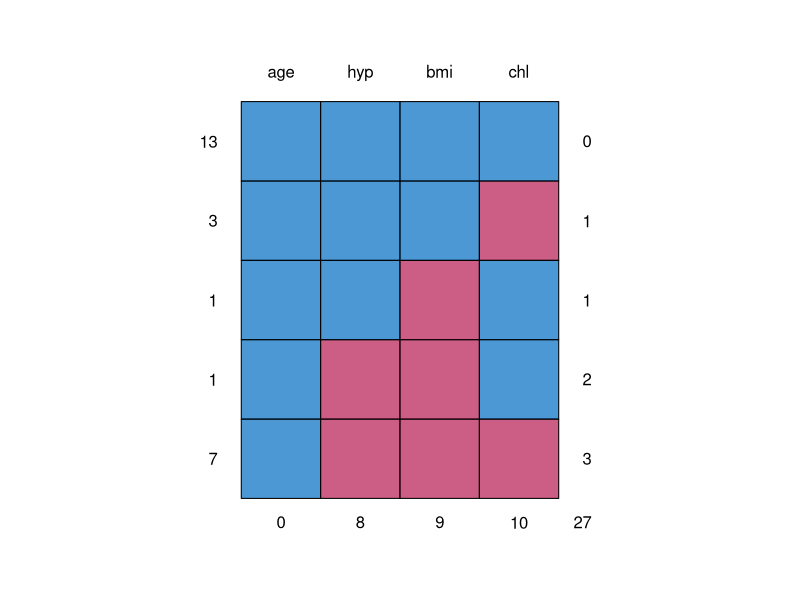
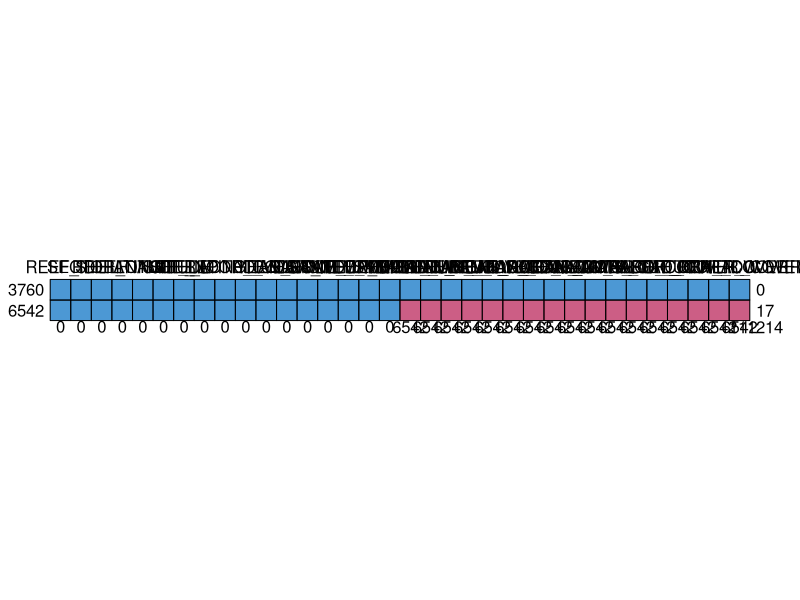
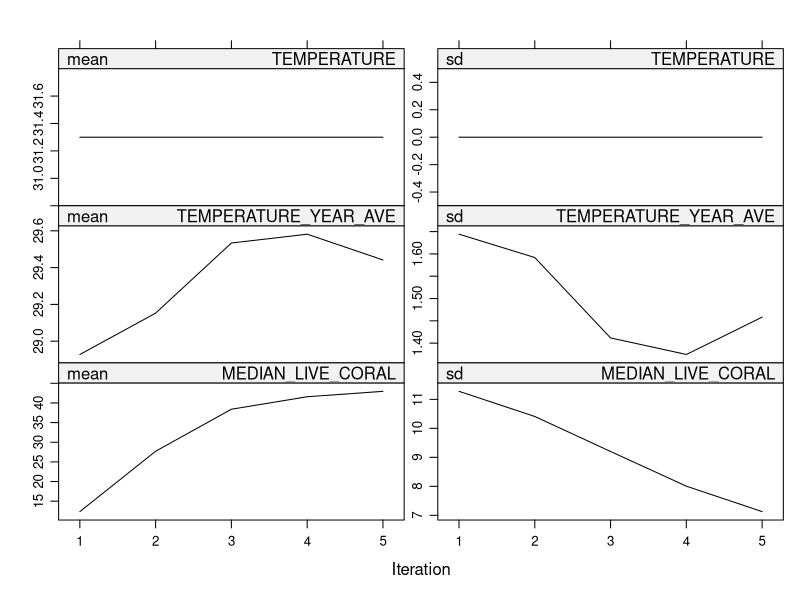
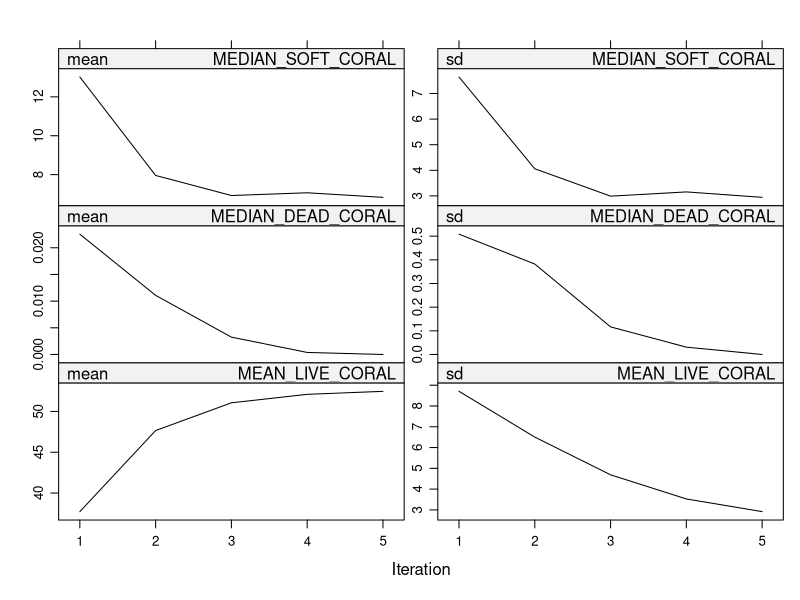
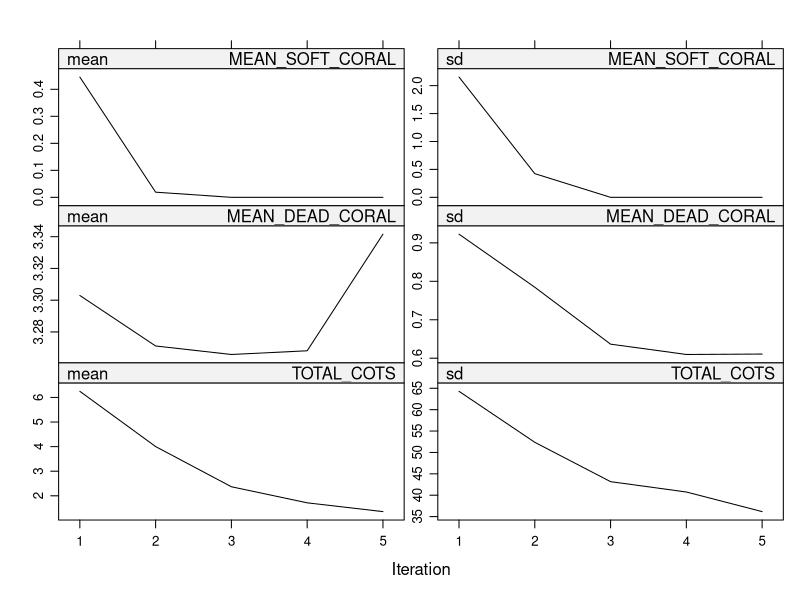
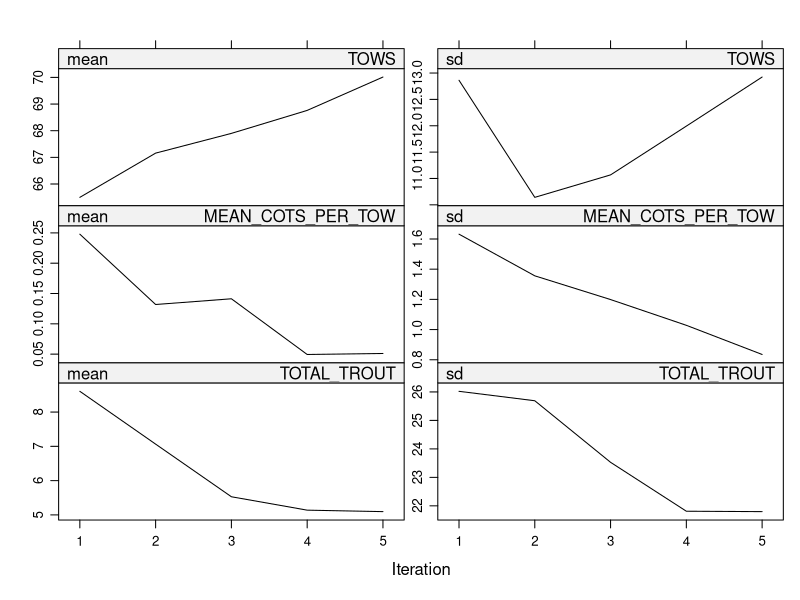
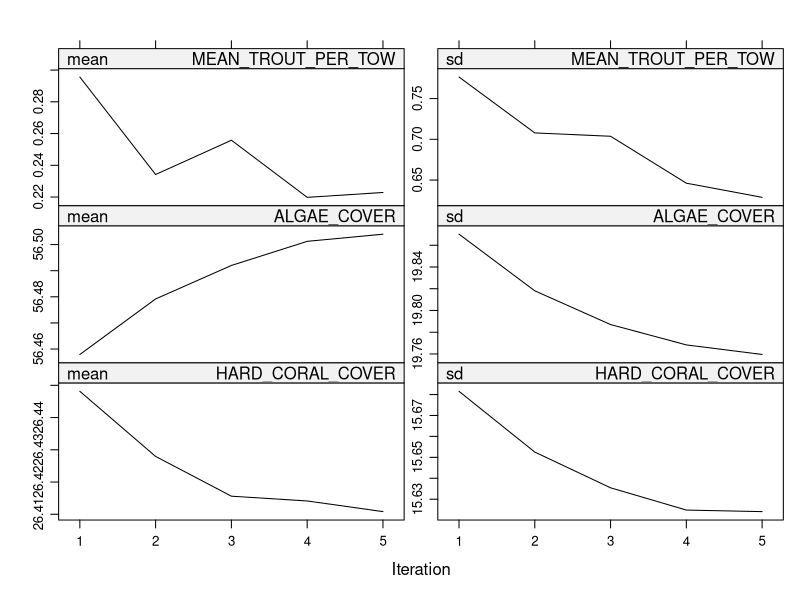
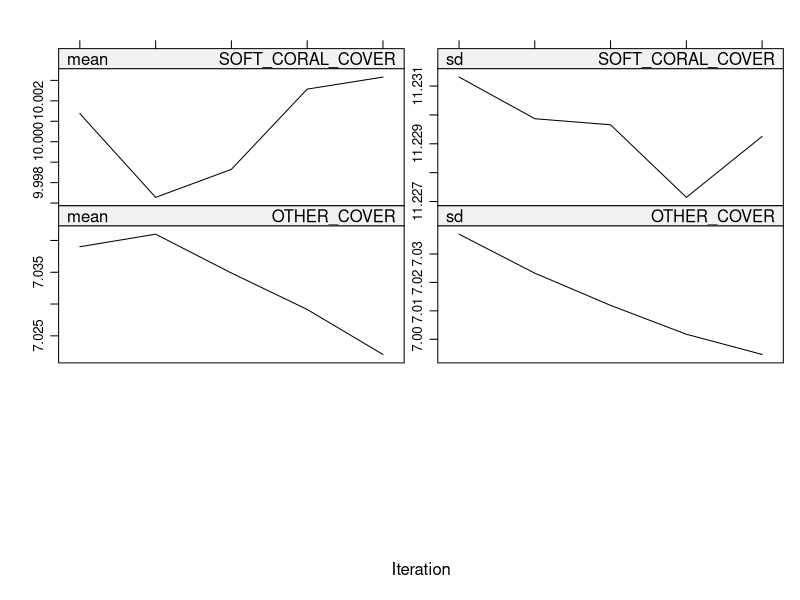

Recreate these plots in R, in order. (Note: this script raises an error after producing the figures.)
## ---- chunk 1
install.packages("mice")
library(mice, warn.conflicts = FALSE)
## ---- chunk 2
df = read.csv("ExtendedData.csv")
# show the missing data pattern
md.pattern(nhanes)
md.pattern(df)
## ---- chunk 3
summ.df = summary(df[,17:34])
## ---- chunk 4
# multiple impute the missing values
imp <- mice(df, m = 1, maxit = 5, seed = 1)
# imp$imp$TEMPERATURE
plot(imp)
## ---- chunk 5
summary(df[,17:34])
imp.df = complete(imp, action="long")
summ.imp = summary(imp.df[,17:34])
summary(imp.df[,19:36])
## ---- chunk 6
# list of variables
vars <- colnames(df[,c(17:29,31:34)])

percs = c()

# loop over variables to compare mean and median
for (var in vars) {
  mean_orig <- mean(df[[var]], na.rm = TRUE)
  median_orig <- median(df[[var]], na.rm = TRUE)
  
  mean_imp <- mean(imp.df[[var]], na.rm = TRUE)
  median_imp <- median(imp.df[[var]], na.rm = TRUE)
  
  mean_diff = mean_orig - mean_imp
  median_diff = median_orig - median_imp
  
  mean_perc = 100*(mean_orig - mean_imp) / mean_orig
  median_perc = 100*(median_orig - median_imp) / median_orig
  
  percs = append(percs, abs(mean_perc))
  percs = append(percs, abs(median_perc))
  
  cat(paste("\nVariable: ", var,
            "\nOriginal Mean: ", mean_orig, ", Imputed Mean: ", mean_imp, ", Mean Delta: ", mean_diff, ", Mean % Diff: ", mean_perc,
            "\nOriginal Median: ", median_orig, ", Imputed Median: ", median_imp, ", Median Delta %: ", median_diff, ", Median % Diff:", median_perc, "\n"))
}

percs = na.omit(percs)
# cat("\n", percs)
percs.ave = sum(percs) / length(percs)
cat("\nOVERALL AVERAGE PERCENTAGE DIFFERENCE: ", percs.ave)

## ---- chunk 7
meth = imp$method
meth["TEMPERATURE"] = "midastouch"
imp2 <- mice(df, method = meth, m = 1, maxit = 5, seed = 1)
plot(imp2)
## ---- chunk 8
summary(df[,17:34])
imp2.df = complete(imp2, action="long")
summary(imp2.df[,19:36])
## ---- chunk 9
# list of variables
vars <- colnames(df[,c(17:29,31:34)])

percs = c()

# loop over variables to compare mean and median
for (var in vars) {
  mean_orig <- mean(df[[var]], na.rm = TRUE)
  median_orig <- median(df[[var]], na.rm = TRUE)
  
  mean_imp <- mean(imp2.df[[var]], na.rm = TRUE)
  median_imp <- median(imp2.df[[var]], na.rm = TRUE)
  
  mean_diff = mean_orig - mean_imp
  median_diff = median_orig - median_imp
  
  mean_perc = 100*(mean_orig - mean_imp) / mean_orig
  median_perc = 100*(median_orig - median_imp) / median_orig
  
  percs = append(percs, abs(mean_perc))
  percs = append(percs, abs(median_perc))
  
  cat(paste("\nVariable: ", var,
            "\nOriginal Mean: ", mean_orig, ", Imputed Mean: ", mean_imp, ", Mean Delta: ", mean_diff, ", Mean % Diff: ", mean_perc,
            "\nOriginal Median: ", median_orig, ", Imputed Median: ", median_imp, ", Median Delta %: ", median_diff, ", Median % Diff:", median_perc, "\n"))
}

percs = na.omit(percs)
# cat("\n", percs)
percs.ave = sum(percs) / length(percs)
cat("\nOVERALL AVERAGE PERCENTAGE DIFFERENCE: ", percs.ave)

## ---- chunk 10
write.csv(imp2.df, file="ImputedData.csv")
## ---- chunk 11
imp2 <- mice(df, method = "midastouch", m = 1, maxit = 1, seed = 1)
plot(imp2)
## ---- chunk 12
# summary(df[,17:34])
imp3.df = complete(imp2, action="long")
# summary(imp2.df[,19:36])
write.csv(imp3.df, file="WPMM_Data.csv")
## ---- chunk 13
plot(imp2)
## ---- chunk 14
# list of variables
vars <- colnames(df[,c(17:29,31:34)])

percs = c()

# loop over variables to compare mean and median
for (var in vars) {
  mean_orig <- mean(df[[var]], na.rm = TRUE)
  median_orig <- median(df[[var]], na.rm = TRUE)
  
  mean_imp <- mean(imp3.df[[var]], na.rm = TRUE)
  median_imp <- median(imp3.df[[var]], na.rm = TRUE)
  
  mean_diff = mean_orig - mean_imp
  median_diff = median_orig - median_imp
  
  mean_perc = 100*(mean_orig - mean_imp) / mean_orig
  median_perc = 100*(median_orig - median_imp) / median_orig
  
  percs = append(percs, abs(mean_perc))
  percs = append(percs, abs(median_perc))
  
  cat(paste("\nVariable: ", var,
            "\nOriginal Mean: ", mean_orig, ", Imputed Mean: ", mean_imp, ", Mean Delta: ", mean_diff, ", Mean % Diff: ", mean_perc,
            "\nOriginal Median: ", median_orig, ", Imputed Median: ", median_imp, ", Median Delta %: ", median_diff, ", Median % Diff:", median_perc, "\n"))
}

percs = na.omit(percs)
# cat("\n", percs)
percs.ave = sum(percs) / length(percs)
cat("\nOVERALL AVERAGE PERCENTAGE DIFFERENCE: ", percs.ave)

